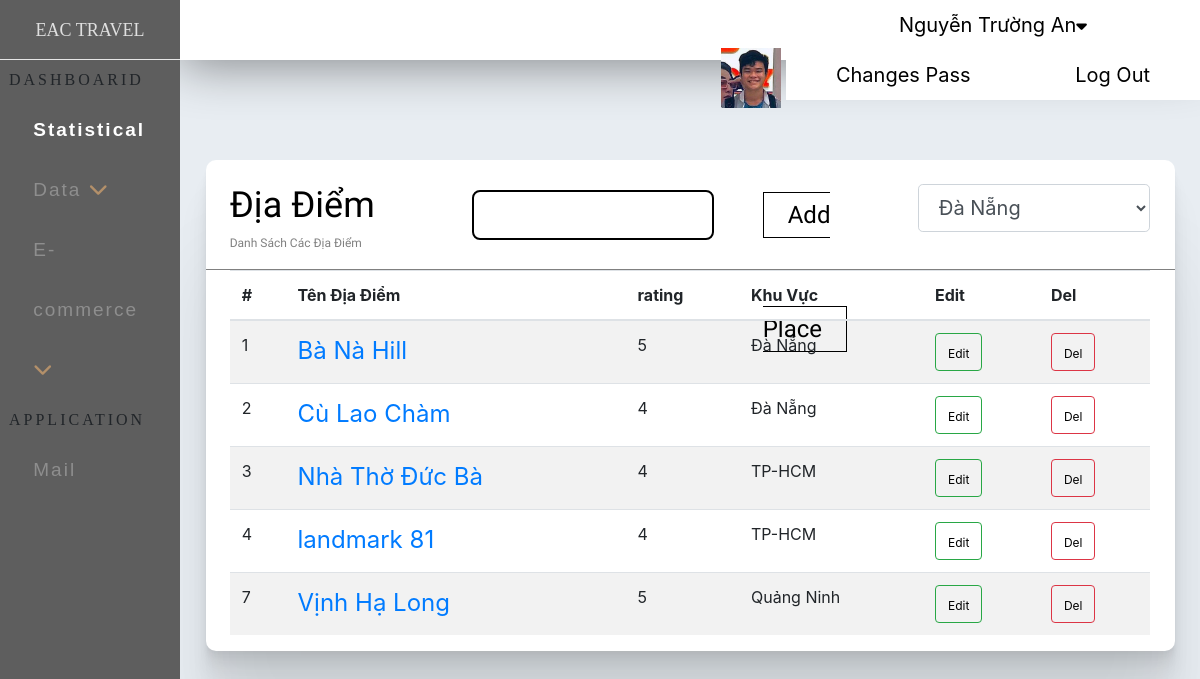
The app's page /admin/index.php?ctrl=tour (signed in) with its own data.
### tables this page shows
CREATE TABLE `diadiem` (
  `id_dd` int(11) NOT NULL,
  `name_dd` varchar(250) DEFAULT NULL,
  `rating_dd` int(11) NOT NULL DEFAULT 5,
  `id_kv` int(11) DEFAULT NULL,
  `img_dd` varchar(100) DEFAULT NULL
);

CREATE TABLE `khuvuc` (
  `id_kv` int(11) NOT NULL,
  `name_kv` varchar(250) DEFAULT NULL,
  `img_kv` varchar(50) DEFAULT NULL
);

### admin/model/database.php (called while the page is built, shortened)
<?php
   function getConnection(){
        $host='localhost';
        $dbname='eac';
        $userName='root';
        $passWord='';
            $DBH = new PDO('mysql:host='.$host.';dbname='.$dbname,$userName,$passWord);
            return $DBH;
    }
    function query($sql){
        $connect = getConnection();
        $result = $connect -> query($sql);
        return  $result;
    }
?>

### admin/model/login.php (called while the page is built)
<?php
            include_once('database.php');
            function getad($mail){
                $sql="SELECT * FROM admin WHERE email = '$mail'";
                return query($sql);
            }
?>

### admin/model/place.php (called while the page is built, shortened)
<?php
        include_once('database.php');
        function getAllKV(){
            $sql="SELECT * from khuvuc ";
            return query($sql);
        }
?>

### admin/model/tour.php (called while the page is built, shortened)
<?php
        include_once('database.php');
        function getAlldd(){
            $sql="SELECT * FROM diadiem JOIN khuvuc on diadiem.id_kv = khuvuc.id_kv";
            return query($sql);
        }
?>

### admin/view/tour/place.php (the view)
<div class="full">
    <div class="boxcenter_statis">
        <div class="box_view_place">
                     <div class="title_view_ad">
                        <div class="text_view_place">
                            <span>Địa Điểm</span> <br>
                            Danh Sách Các Địa Điểm
                        </div>
                        <div class="search">
                            <input type="text">  </input>
                        </div>
                        <div class="btn_tour">
                                <select class="form-control form-control-lg fl ">
                                    <?php
                                        foreach($kv as $kv){
                                            echo'
                                            <a href="index.php?ctrl=home"><option value='.$kv['id_kv'].'>'.$kv['name_kv'].'</option></a>
                                            ';
                                        }
                                    ?>
                                </select>
                                <div class="btn_place">
                                    <a href="index.php?ctrl=tour&act=add">Add Place </a>
                                </div>
                        </div>
                    </div>
                    <div class="full">
                        <div class="boxcenter_statis">
                            <div class="content_view_ad">
                                <table class="table table-striped">
                                    <thead>
                                        <tr>
                                            <th scope="col">#</th>
                                            <th scope="col">Tên Địa Điểm</th>
                                            <th scope="col">rating</th>
                                            <th scope="col">Khu Vực</th>
                                            <th scope="col">Edit</th>
                                            <th scope="col">Del</th>
                                        </tr>
                                    </thead>
                                    <tbody>
                                        <?php
                                            foreach($dd as $dd){
                                                echo'
                                                    <tr>
                                                        <td scope="row">'.$dd['id_dd'].'</td>
                                                        <td><a href="index.php?ctrl=noidung&id='.$dd['id_dd'].'">'.$dd['name_dd'].'</a></td>
                                                        <td>'.$dd['rating_dd'].'</td>
                                                        <td>'.$dd['name_kv'].'</td>
                                                        <td><button type="button" class="btn btn-outline-success"><a href="index.php?ctrl=tour&act=edit&id='.$dd['id_dd'].'">Edit</a></button></td>
                                                        <td><button type="button" class="btn btn-outline-danger"><a href="index.php?ctrl=tour&act=del&id='.$dd['id_dd'].'">Del</a></button></td>
                                                    </tr>
                                                ';
                                            }
                                        ?>
                                     </tbody>
                                </table>
                            </div>
                        </div>
                    </div>
        </div>
    </div>
</div>

### admin/index.php (shortened to what this page needs)
<!DOCTYPE html>
<html lang="en">
<head>
    <link rel="stylesheet" href="css/index.css">
    <link rel="stylesheet" href="css/statistical.css">
    <link rel="stylesheet" href="css/tour.css">
    <link rel="stylesheet" href="css/place.css">
    <link rel="stylesheet" href="css/add.css">
    <link rel="stylesheet" href="css/tip.css">
    <link rel="stylesheet" href="https://use.fontawesome.com/releases/v5.6.3/css/all.css">
<link rel="stylesheet" href="https://cdnjs.cloudflare.com/ajax/libs/font-awesome/4.7.0/css/font-awesome.min.css">
    <link rel="stylesheet" href="https://cdn.jsdelivr.net/npm/bootstrap@4.5.3/dist/css/bootstrap.min.css">
    <link rel="stylesheet" href="https://cdnjs.cloudflare.com/ajax/libs/bootstrap-sweetalert/1.0.1/sweetalert.min.css">
</head>
<body>
    <div class="full">
        <div class="ad_left">
                <div class="title_ad_left">
                    EAC TRAVEL
                </div>
                <div class="dashboarid">
                    <div class="title_db">
                        DASHBOARID
                    </div>
                    <div class="content_db">
                        <ul>
                            <li class="active"><a href="index.php" >Statistical</a></li>
                            <li>
                                <a href="#"  class="feat-btn">Data <i class="fas fa-chevron-down"></i></a>
                            </li>
                            <li>
                                <a href="#" class="serv-btn">E-commerce <i class="fas fa-chevron-down"></i></a>
                            </li>
                        </ul>
                    </div>
                </div>
            <div class="dashboarid">
                <div class="title_db">
                   APPLICATION
                </div>
                <div class="content_db">
                    <ul>
                        <li><a href="#" >Mail</a></li>
                    </ul>
                </div>
            </div>
        </div>
            <div class="ad_right">
                <div class="full">
                    <div class="top_ad_right">
                        <?php
                            include_once 'model/login.php';
                            $mail=$_SESSION['admin'];
                            $admin=getad($mail);
                            foreach ($admin as $ad) {
                                echo'
                                <div class="dropdown">
                                    <ul>
                                        <img src="../site/img/'.$ad['img_ad'].'"width="60px" alt="">
                                        <li><a href="#">'.$ad['name_ad'].'<i class="fa fa-caret-down" style="font-size:17px;color:black"></i></a>
                                            <ul>
                                                <li><a href="#">Changes Pass</a></li>
                                                <li><a href="logout.php">Log Out</a></li>
                                            </ul>
                                        </li>
                                    </ul>
                                </div>
                                ';
                            }
                        ?>
                    </div>
                </div>
            <?php
            $ctrl='home';
            if(isset($_GET['ctrl'])){
                $ctrl = $_GET['ctrl'];
            }
            include 'controller/'.$ctrl.'.php';
        ?>
            </div>
    </div>
</body>
</html>

### admin/css/index.css (style rules this page uses)
body { margin: 0; }
.full { width: 100%; float: left; }
.ad_left { position: fixed; top: 0; left: 0; bottom: 0; width: 15%; background-color:#5e5e5e; }
.title_ad_left { width: 100%; height: 60px; line-height: 60px; font-size: 1.5vw; text-align: center; color: #dfdfdf; border-bottom: 1px solid #e6e6e6; font-family: 'Playfair Display', serif; }
.dashboarid { width: 100%; min-height:300px ; }
.title_db { width: 95%; height: 10%; line-height: 40px; margin-left: 5%; font-family: 'Tinos', serif; letter-spacing: 3px; }
.content_db { width: 85%; min-height: 260px; margin-left: 10%; }
.content_db ul { height: 90%; list-style: none; padding: 0; margin: 0; }
.content_db ul li { line-height: 60px; }
.content_db ul li a { color:#8e8e8e; text-decoration: none; padding-left: 10%; font-size: 19px; display: block; width: 90%; transition:all 0.5s; font-family: 'Noto Sans JP', sans-serif; letter-spacing: 2px; }
* i { color: #b3906a; }
.content_db ul li.active a { color: white; font-weight: bold; }
.ad_right { width: 85%; min-height: 722px; float: right; background-color: #e8edf2; }
.top_ad_right { width: 100%; height: 60px; box-shadow:0 5px 50px rgba(0, 0, 0, 0.43); background-color: white; margin-bottom: 50px ; }
.dropdown { text-align: center; float: right; }
.dropdown ul { list-style: none; padding: 0; margin: 0; }
.dropdown ul li { background: white; position: relative; list-style: none; display: inline-block; }
.dropdown ul li a { display: block; padding: 0 50px; color: black; text-decoration: none; line-height: 50px; font-size: 20px; }
button.btn a { color: black; font-size: 1vw; }

### admin/css/statistical.css (style rules this page uses)
.boxcenter_statis { width: 95%; margin: 0 auto 0; }
.title_view_ad { width: 100%; height: 110px; border-radius: 10px 10px 0 0; line-height:30px; font-size: 1vw; border-bottom: 1px solid gray; }

### admin/css/tour.css (style rules this page uses)
.box_view_place { margin: 50px 0; float: left; width: 100%; min-height: 400px; border-radius: 10px; background-color:white; box-shadow: 0 2.8px 2.2px rgba(0, 0, 0, 0.02), 0 6.7px 5.3px rgba(0, 0, 0, 0.028), 0 12.5px 10px rgba(0, 0, 0, 0.035), 0 22.3px 17.9px rgba(0, 0, 0, 0.042), 0 41.8px 33.4px rgba(0, 0, 0, 0.05), 0 100px 80px rgba(0, 0, 0, 0.07) ; }
.text_view_place { float: left; width: 25%; height: 90px; padding-top: 30px; color: gray; font-family: 'Varela Round', sans-serif; margin-left: 2.5%; }
.search { float: left; width: 25%; height: 110px; line-height: 110px; }
.search input { width: 100%; height: 50px; background-color: none; }
.text_view_place span { font-size: 3vw; padding: 50px 0 0 ; color: black; }
.btn_tour { width: 40%; height: 110px; line-height:110px; margin-right: 2.5%; float: right; }
.fl { float: right; }
select.form-control.form-control-lg.fl { width: 60%; margin-top: 2vw; }

### admin/css/place.css (style rules this page uses)
.btn_place a { padding: 0.7vw 2vw; border: 1px solid black; color: black; transition: all 1s; font-family: 'Varela Round', sans-serif; }

### admin/css/tip.css (style rules this page uses)
body { margin: 0; background-color: #CCC; }
input { width: 15%; height: 30px; font-weight: bold; background-color: white; border: 2px black solid; border-radius: 8px; }
a { color: white; font-size: 18pt; }

### records on screen
diadiem: id_dd "1", name_dd "Bà Nà Hill", rating_dd "5", id_kv.name_kv "Đà Nẵng"
diadiem: id_dd "2", name_dd "Cù Lao Chàm", rating_dd "4", id_kv.name_kv "Đà Nẵng"
diadiem: id_dd "3", name_dd "Nhà Thờ Đức Bà", rating_dd "4", id_kv.name_kv "TP-HCM"
diadiem: id_dd "4", name_dd "landmark 81", rating_dd "4", id_kv.name_kv "TP-HCM"
diadiem: id_dd "7", name_dd "Vịnh Hạ Long", rating_dd "5", id_kv.name_kv "Quảng Ninh"

### other values on screen
$ad['name_ad'] "Nguyễn Trường An"
form field value "Đà Nẵng"
